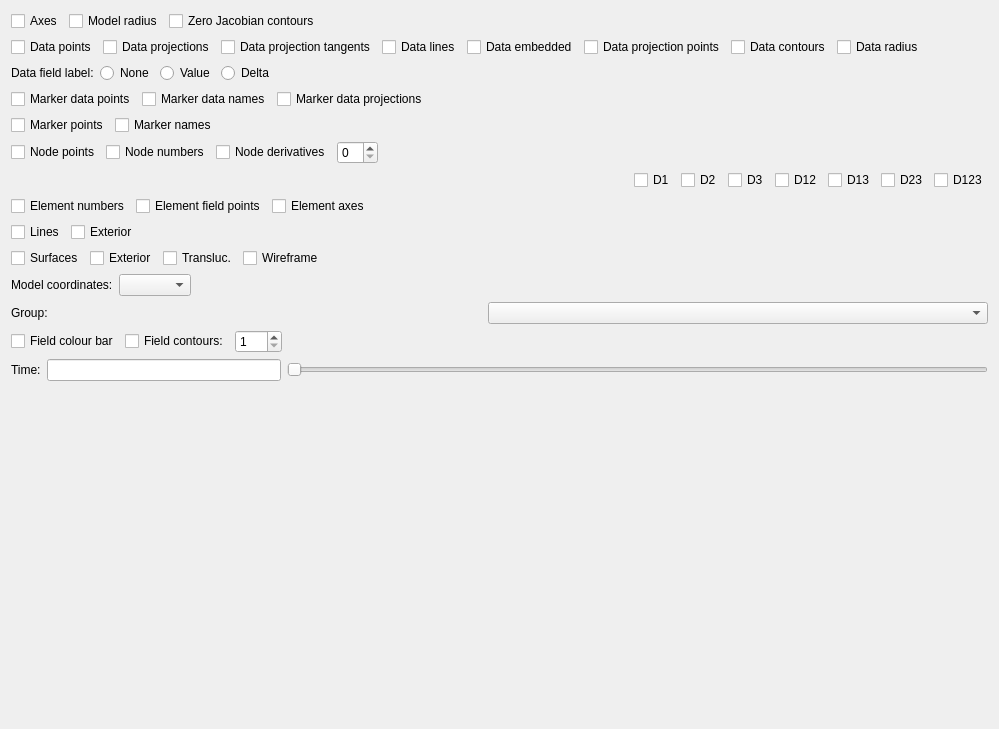
<?xml version="1.0" encoding="UTF-8"?>
<ui version="4.0">
 <class>DisplaySettings</class>
 <widget class="QWidget" name="DisplaySettings">
  <property name="geometry">
   <rect>
    <x>0</x>
    <y>0</y>
    <width>999</width>
    <height>729</height>
   </rect>
  </property>
  <property name="maximumSize">
   <size>
    <width>16777215</width>
    <height>16777215</height>
   </size>
  </property>
  <property name="windowTitle">
   <string>Display Settings</string>
  </property>
  <layout class="QVBoxLayout" name="verticalLayout_2">
   <item>
    <widget class="QFrame" name="displayMisc_frame">
     <property name="frameShape">
      <enum>QFrame::NoFrame</enum>
     </property>
     <property name="frameShadow">
      <enum>QFrame::Raised</enum>
     </property>
     <layout class="QHBoxLayout" name="horizontalLayout_8">
      <property name="leftMargin">
       <number>0</number>
      </property>
      <property name="topMargin">
       <number>0</number>
      </property>
      <property name="rightMargin">
       <number>0</number>
      </property>
      <property name="bottomMargin">
       <number>0</number>
      </property>
      <item>
       <widget class="QCheckBox" name="displayAxes_checkBox">
        <property name="text">
         <string>Axes</string>
        </property>
       </widget>
      </item>
      <item>
       <widget class="QCheckBox" name="displayModelRadius_checkBox">
        <property name="text">
         <string>Model radius</string>
        </property>
       </widget>
      </item>
      <item>
       <widget class="QCheckBox" name="displayZeroJacobianContours_checkBox">
        <property name="text">
         <string>Zero Jacobian contours</string>
        </property>
       </widget>
      </item>
      <item>
       <spacer name="displaytMisc_horizontalSpacer">
        <property name="orientation">
         <enum>Qt::Horizontal</enum>
        </property>
        <property name="sizeHint" stdset="0">
         <size>
          <width>40</width>
          <height>20</height>
         </size>
        </property>
       </spacer>
      </item>
     </layout>
    </widget>
   </item>
   <item>
    <widget class="QFrame" name="displayData_frame">
     <property name="frameShape">
      <enum>QFrame::NoFrame</enum>
     </property>
     <layout class="QVBoxLayout" name="verticalLayout">
      <property name="leftMargin">
       <number>0</number>
      </property>
      <property name="topMargin">
       <number>0</number>
      </property>
      <property name="rightMargin">
       <number>0</number>
      </property>
      <property name="bottomMargin">
       <number>0</number>
      </property>
      <item>
       <widget class="QFrame" name="displayDataPoints_frame">
        <property name="frameShape">
         <enum>QFrame::NoFrame</enum>
        </property>
        <layout class="QHBoxLayout" name="horizontalLayout">
         <property name="leftMargin">
          <number>0</number>
         </property>
         <property name="topMargin">
          <number>0</number>
         </property>
         <property name="rightMargin">
          <number>0</number>
         </property>
         <property name="bottomMargin">
          <number>0</number>
         </property>
         <item>
          <widget class="QCheckBox" name="displayDataPoints_checkBox">
           <property name="text">
            <string>Data points</string>
           </property>
          </widget>
         </item>
         <item>
          <widget class="QCheckBox" name="displayDataProjections_checkBox">
           <property name="text">
            <string>Data projections</string>
           </property>
          </widget>
         </item>
         <item>
          <widget class="QCheckBox" name="displayDataProjectionTangents_checkBox">
           <property name="text">
            <string>Data projection tangents</string>
           </property>
          </widget>
         </item>
         <item>
          <widget class="QCheckBox" name="displayDataLines_checkBox">
           <property name="text">
            <string>Data lines</string>
           </property>
          </widget>
         </item>
         <item>
          <widget class="QCheckBox" name="displayDataEmbedded_checkBox">
           <property name="toolTip">
            <string>&lt;html&gt;&lt;head/&gt;&lt;body&gt;&lt;p&gt;Show data embedded in model coordinates.&lt;/p&gt;&lt;/body&gt;&lt;/html&gt;</string>
           </property>
           <property name="text">
            <string>Data embedded</string>
           </property>
          </widget>
         </item>
         <item>
          <widget class="QCheckBox" name="displayDataProjectionPoints_checkBox">
           <property name="text">
            <string>Data projection points</string>
           </property>
          </widget>
         </item>
         <item>
          <widget class="QCheckBox" name="displayDataContours_checkBox">
           <property name="text">
            <string>Data contours</string>
           </property>
          </widget>
         </item>
         <item>
          <widget class="QCheckBox" name="displayDataRadius_checkBox">
           <property name="text">
            <string>Data radius</string>
           </property>
          </widget>
         </item>
         <item>
          <spacer name="displayDataPoints_horizontalSpacer">
           <property name="orientation">
            <enum>Qt::Horizontal</enum>
           </property>
           <property name="sizeHint" stdset="0">
            <size>
             <width>40</width>
             <height>20</height>
            </size>
           </property>
          </spacer>
         </item>
        </layout>
       </widget>
      </item>
      <item>
       <widget class="QFrame" name="displayDataField_frame">
        <property name="frameShape">
         <enum>QFrame::NoFrame</enum>
        </property>
        <property name="frameShadow">
         <enum>QFrame::Raised</enum>
        </property>
        <layout class="QHBoxLayout" name="horizontalLayout_12">
         <property name="leftMargin">
          <number>0</number>
         </property>
         <property name="topMargin">
          <number>0</number>
         </property>
         <property name="rightMargin">
          <number>0</number>
         </property>
         <property name="bottomMargin">
          <number>0</number>
         </property>
         <item>
          <widget class="QLabel" name="displayDataFieldLabels_label">
           <property name="text">
            <string>Data field label:</string>
           </property>
          </widget>
         </item>
         <item>
          <widget class="QRadioButton" name="displayDataFieldLabelsNone_radioButton">
           <property name="text">
            <string>None</string>
           </property>
          </widget>
         </item>
         <item>
          <widget class="QRadioButton" name="displayDataFieldLabelsValue_radioButton">
           <property name="text">
            <string>Value</string>
           </property>
          </widget>
         </item>
         <item>
          <widget class="QRadioButton" name="displayDataFieldLabelsDelta_radioButton">
           <property name="text">
            <string>Delta</string>
           </property>
          </widget>
         </item>
         <item>
          <spacer name="displayDataFieldLabels_horizontalSpacer">
           <property name="orientation">
            <enum>Qt::Horizontal</enum>
           </property>
           <property name="sizeHint" stdset="0">
            <size>
             <width>40</width>
             <height>20</height>
            </size>
           </property>
          </spacer>
         </item>
        </layout>
       </widget>
      </item>
      <item>
       <widget class="QFrame" name="displayDataMarkers_frame">
        <property name="frameShape">
         <enum>QFrame::NoFrame</enum>
        </property>
        <layout class="QHBoxLayout" name="horizontalLayout_7">
         <property name="leftMargin">
          <number>0</number>
         </property>
         <property name="topMargin">
          <number>0</number>
         </property>
         <property name="rightMargin">
          <number>0</number>
         </property>
         <property name="bottomMargin">
          <number>0</number>
         </property>
         <item>
          <widget class="QCheckBox" name="displayDataMarkerPoints_checkBox">
           <property name="text">
            <string>Marker data points</string>
           </property>
          </widget>
         </item>
         <item>
          <widget class="QCheckBox" name="displayDataMarkerNames_checkBox">
           <property name="text">
            <string>Marker data names</string>
           </property>
          </widget>
         </item>
         <item>
          <widget class="QCheckBox" name="displayDataMarkerProjections_checkBox">
           <property name="text">
            <string>Marker data projections</string>
           </property>
          </widget>
         </item>
         <item>
          <spacer name="displayDataMarkers_horizontalSpacer">
           <property name="orientation">
            <enum>Qt::Horizontal</enum>
           </property>
           <property name="sizeHint" stdset="0">
            <size>
             <width>520</width>
             <height>20</height>
            </size>
           </property>
          </spacer>
         </item>
        </layout>
       </widget>
      </item>
      <item>
       <widget class="QFrame" name="displayMarker_frame">
        <property name="frameShape">
         <enum>QFrame::NoFrame</enum>
        </property>
        <property name="frameShadow">
         <enum>QFrame::Raised</enum>
        </property>
        <layout class="QHBoxLayout" name="horizontalLayout_2">
         <property name="leftMargin">
          <number>0</number>
         </property>
         <property name="topMargin">
          <number>0</number>
         </property>
         <property name="rightMargin">
          <number>0</number>
         </property>
         <property name="bottomMargin">
          <number>0</number>
         </property>
         <item>
          <widget class="QCheckBox" name="displayMarkerPoints_checkBox">
           <property name="text">
            <string>Marker points</string>
           </property>
          </widget>
         </item>
         <item>
          <widget class="QCheckBox" name="displayMarkerNames_checkBox">
           <property name="text">
            <string>Marker names</string>
           </property>
          </widget>
         </item>
         <item>
          <spacer name="displayMarker_horizontalSpacer">
           <property name="orientation">
            <enum>Qt::Horizontal</enum>
           </property>
           <property name="sizeHint" stdset="0">
            <size>
             <width>750</width>
             <height>20</height>
            </size>
           </property>
          </spacer>
         </item>
        </layout>
       </widget>
      </item>
     </layout>
    </widget>
   </item>
   <item>
    <widget class="QFrame" name="displayNodes_frame">
     <property name="frameShape">
      <enum>QFrame::NoFrame</enum>
     </property>
     <property name="frameShadow">
      <enum>QFrame::Raised</enum>
     </property>
     <layout class="QHBoxLayout" name="horizontalLayout_6">
      <property name="leftMargin">
       <number>0</number>
      </property>
      <property name="topMargin">
       <number>0</number>
      </property>
      <property name="rightMargin">
       <number>0</number>
      </property>
      <property name="bottomMargin">
       <number>0</number>
      </property>
      <item>
       <widget class="QCheckBox" name="displayNodePoints_checkBox">
        <property name="text">
         <string>Node points</string>
        </property>
       </widget>
      </item>
      <item>
       <widget class="QCheckBox" name="displayNodeNumbers_checkBox">
        <property name="sizePolicy">
         <sizepolicy hsizetype="Minimum" vsizetype="Fixed">
          <horstretch>0</horstretch>
          <verstretch>0</verstretch>
         </sizepolicy>
        </property>
        <property name="text">
         <string>Node numbers</string>
        </property>
       </widget>
      </item>
      <item>
       <widget class="QCheckBox" name="displayNodeDerivatives_checkBox">
        <property name="sizePolicy">
         <sizepolicy hsizetype="Minimum" vsizetype="Fixed">
          <horstretch>0</horstretch>
          <verstretch>0</verstretch>
         </sizepolicy>
        </property>
        <property name="toolTip">
         <string>&lt;html&gt;&lt;head/&gt;&lt;body&gt;&lt;p&gt;Show node derivatives on:&lt;br/&gt;[ ] None&lt;br/&gt;[-] Selected nodes&lt;br/&gt;[/] All nodes&lt;/p&gt;&lt;/body&gt;&lt;/html&gt;</string>
        </property>
        <property name="text">
         <string>Node derivatives</string>
        </property>
        <property name="tristate">
         <bool>true</bool>
        </property>
       </widget>
      </item>
      <item>
       <widget class="QSpinBox" name="displayNodeDerivativesVersion_spinBox">
        <property name="toolTip">
         <string>&lt;html&gt;&lt;head/&gt;&lt;body&gt;&lt;p&gt;Show specified node derivative version, or 0 to show all versions.&lt;/p&gt;&lt;/body&gt;&lt;/html&gt;</string>
        </property>
       </widget>
      </item>
      <item>
       <spacer name="displayNodes_horizontalSpacer">
        <property name="orientation">
         <enum>Qt::Horizontal</enum>
        </property>
        <property name="sizeHint" stdset="0">
         <size>
          <width>40</width>
          <height>20</height>
         </size>
        </property>
       </spacer>
      </item>
     </layout>
    </widget>
   </item>
   <item>
    <widget class="QFrame" name="displayNodeDerivativeLabels_frame">
     <property name="frameShape">
      <enum>QFrame::NoFrame</enum>
     </property>
     <layout class="QGridLayout" name="gridLayout">
      <property name="leftMargin">
       <number>0</number>
      </property>
      <property name="topMargin">
       <number>0</number>
      </property>
      <property name="rightMargin">
       <number>0</number>
      </property>
      <property name="bottomMargin">
       <number>0</number>
      </property>
      <item row="0" column="0">
       <spacer name="displayNodeDerivativeLabels_horizontalSpacer">
        <property name="orientation">
         <enum>Qt::Horizontal</enum>
        </property>
        <property name="sizeHint" stdset="0">
         <size>
          <width>40</width>
          <height>20</height>
         </size>
        </property>
       </spacer>
      </item>
      <item row="0" column="1">
       <widget class="QCheckBox" name="displayNodeDerivativeLabelsD1_checkBox">
        <property name="sizePolicy">
         <sizepolicy hsizetype="Minimum" vsizetype="Fixed">
          <horstretch>0</horstretch>
          <verstretch>0</verstretch>
         </sizepolicy>
        </property>
        <property name="text">
         <string>D1</string>
        </property>
       </widget>
      </item>
      <item row="0" column="2">
       <widget class="QCheckBox" name="displayNodeDerivativeLabelsD2_checkBox">
        <property name="sizePolicy">
         <sizepolicy hsizetype="Minimum" vsizetype="Fixed">
          <horstretch>0</horstretch>
          <verstretch>0</verstretch>
         </sizepolicy>
        </property>
        <property name="text">
         <string>D2</string>
        </property>
       </widget>
      </item>
      <item row="0" column="3">
       <widget class="QCheckBox" name="displayNodeDerivativeLabelsD3_checkBox">
        <property name="sizePolicy">
         <sizepolicy hsizetype="Minimum" vsizetype="Fixed">
          <horstretch>0</horstretch>
          <verstretch>0</verstretch>
         </sizepolicy>
        </property>
        <property name="text">
         <string>D3</string>
        </property>
       </widget>
      </item>
      <item row="0" column="4">
       <widget class="QCheckBox" name="displayNodeDerivativeLabelsD12_checkBox">
        <property name="sizePolicy">
         <sizepolicy hsizetype="Minimum" vsizetype="Fixed">
          <horstretch>0</horstretch>
          <verstretch>0</verstretch>
         </sizepolicy>
        </property>
        <property name="text">
         <string>D12</string>
        </property>
       </widget>
      </item>
      <item row="0" column="5">
       <widget class="QCheckBox" name="displayNodeDerivativeLabelsD13_checkBox">
        <property name="sizePolicy">
         <sizepolicy hsizetype="Minimum" vsizetype="Fixed">
          <horstretch>0</horstretch>
          <verstretch>0</verstretch>
         </sizepolicy>
        </property>
        <property name="text">
         <string>D13</string>
        </property>
       </widget>
      </item>
      <item row="0" column="6">
       <widget class="QCheckBox" name="displayNodeDerivativeLabelsD23_checkBox">
        <property name="sizePolicy">
         <sizepolicy hsizetype="Minimum" vsizetype="Fixed">
          <horstretch>0</horstretch>
          <verstretch>0</verstretch>
         </sizepolicy>
        </property>
        <property name="text">
         <string>D23</string>
        </property>
       </widget>
      </item>
      <item row="0" column="7">
       <widget class="QCheckBox" name="displayNodeDerivativeLabelsD123_checkBox">
        <property name="sizePolicy">
         <sizepolicy hsizetype="Minimum" vsizetype="Fixed">
          <horstretch>0</horstretch>
          <verstretch>0</verstretch>
         </sizepolicy>
        </property>
        <property name="text">
         <string>D123</string>
        </property>
       </widget>
      </item>
     </layout>
    </widget>
   </item>
   <item>
    <widget class="QFrame" name="displayElements_frame">
     <property name="frameShape">
      <enum>QFrame::NoFrame</enum>
     </property>
     <property name="frameShadow">
      <enum>QFrame::Raised</enum>
     </property>
     <layout class="QHBoxLayout" name="horizontalLayout_4">
      <property name="leftMargin">
       <number>0</number>
      </property>
      <property name="topMargin">
       <number>0</number>
      </property>
      <property name="rightMargin">
       <number>0</number>
      </property>
      <property name="bottomMargin">
       <number>0</number>
      </property>
      <item>
       <widget class="QCheckBox" name="displayElementNumbers_checkBox">
        <property name="text">
         <string>Element numbers</string>
        </property>
       </widget>
      </item>
      <item>
       <widget class="QCheckBox" name="displayElementFieldPoints_checkBox">
        <property name="text">
         <string>Element field points</string>
        </property>
       </widget>
      </item>
      <item>
       <widget class="QCheckBox" name="displayElementAxes_checkBox">
        <property name="sizePolicy">
         <sizepolicy hsizetype="Minimum" vsizetype="Fixed">
          <horstretch>0</horstretch>
          <verstretch>0</verstretch>
         </sizepolicy>
        </property>
        <property name="text">
         <string>Element axes</string>
        </property>
       </widget>
      </item>
      <item>
       <spacer name="displayElements_horizontalSpacer">
        <property name="orientation">
         <enum>Qt::Horizontal</enum>
        </property>
        <property name="sizeHint" stdset="0">
         <size>
          <width>40</width>
          <height>20</height>
         </size>
        </property>
       </spacer>
      </item>
     </layout>
    </widget>
   </item>
   <item>
    <widget class="QFrame" name="displayLines_frame">
     <property name="frameShape">
      <enum>QFrame::NoFrame</enum>
     </property>
     <property name="frameShadow">
      <enum>QFrame::Raised</enum>
     </property>
     <layout class="QHBoxLayout" name="horizontalLayout_5">
      <property name="leftMargin">
       <number>0</number>
      </property>
      <property name="topMargin">
       <number>0</number>
      </property>
      <property name="rightMargin">
       <number>0</number>
      </property>
      <property name="bottomMargin">
       <number>0</number>
      </property>
      <item>
       <widget class="QCheckBox" name="displayLines_checkBox">
        <property name="text">
         <string>Lines</string>
        </property>
       </widget>
      </item>
      <item>
       <widget class="QCheckBox" name="displayLinesExterior_checkBox">
        <property name="sizePolicy">
         <sizepolicy hsizetype="Minimum" vsizetype="Fixed">
          <horstretch>0</horstretch>
          <verstretch>0</verstretch>
         </sizepolicy>
        </property>
        <property name="text">
         <string>Exterior</string>
        </property>
       </widget>
      </item>
      <item>
       <spacer name="displayLines_horizontalSpacer">
        <property name="orientation">
         <enum>Qt::Horizontal</enum>
        </property>
        <property name="sizeHint" stdset="0">
         <size>
          <width>40</width>
          <height>20</height>
         </size>
        </property>
       </spacer>
      </item>
     </layout>
    </widget>
   </item>
   <item>
    <widget class="QFrame" name="displaySurfaces_frame">
     <property name="frameShape">
      <enum>QFrame::NoFrame</enum>
     </property>
     <property name="frameShadow">
      <enum>QFrame::Raised</enum>
     </property>
     <layout class="QHBoxLayout" name="horizontalLayout_3">
      <property name="leftMargin">
       <number>0</number>
      </property>
      <property name="topMargin">
       <number>0</number>
      </property>
      <property name="rightMargin">
       <number>0</number>
      </property>
      <property name="bottomMargin">
       <number>0</number>
      </property>
      <item>
       <widget class="QCheckBox" name="displaySurfaces_checkBox">
        <property name="text">
         <string>Surfaces</string>
        </property>
       </widget>
      </item>
      <item>
       <widget class="QCheckBox" name="displaySurfacesExterior_checkBox">
        <property name="sizePolicy">
         <sizepolicy hsizetype="Minimum" vsizetype="Fixed">
          <horstretch>0</horstretch>
          <verstretch>0</verstretch>
         </sizepolicy>
        </property>
        <property name="text">
         <string>Exterior</string>
        </property>
       </widget>
      </item>
      <item>
       <widget class="QCheckBox" name="displaySurfacesTranslucent_checkBox">
        <property name="sizePolicy">
         <sizepolicy hsizetype="Minimum" vsizetype="Fixed">
          <horstretch>0</horstretch>
          <verstretch>0</verstretch>
         </sizepolicy>
        </property>
        <property name="text">
         <string>Transluc.</string>
        </property>
       </widget>
      </item>
      <item>
       <widget class="QCheckBox" name="displaySurfacesWireframe_checkBox">
        <property name="sizePolicy">
         <sizepolicy hsizetype="Minimum" vsizetype="Fixed">
          <horstretch>0</horstretch>
          <verstretch>0</verstretch>
         </sizepolicy>
        </property>
        <property name="text">
         <string>Wireframe</string>
        </property>
       </widget>
      </item>
      <item>
       <spacer name="displaySurfaces_horizontalSpacer">
        <property name="orientation">
         <enum>Qt::Horizontal</enum>
        </property>
        <property name="sizeHint" stdset="0">
         <size>
          <width>40</width>
          <height>20</height>
         </size>
        </property>
       </spacer>
      </item>
     </layout>
    </widget>
   </item>
   <item>
    <widget class="QFrame" name="displayModelCoordinates_frame">
     <property name="frameShape">
      <enum>QFrame::NoFrame</enum>
     </property>
     <layout class="QFormLayout" name="formLayout_3">
      <property name="fieldGrowthPolicy">
       <enum>QFormLayout::FieldsStayAtSizeHint</enum>
      </property>
      <property name="leftMargin">
       <number>0</number>
      </property>
      <property name="topMargin">
       <number>0</number>
      </property>
      <property name="rightMargin">
       <number>0</number>
      </property>
      <property name="bottomMargin">
       <number>0</number>
      </property>
      <item row="0" column="0">
       <widget class="QLabel" name="displayModelCoordinates_label">
        <property name="text">
         <string>Model coordinates:</string>
        </property>
       </widget>
      </item>
      <item row="0" column="1">
       <widget class="FieldChooserWidget" name="displayModelCoordinates_fieldChooser"/>
      </item>
     </layout>
    </widget>
   </item>
   <item>
    <widget class="QFrame" name="displayGroup_frame">
     <property name="frameShape">
      <enum>QFrame::NoFrame</enum>
     </property>
     <property name="frameShadow">
      <enum>QFrame::Raised</enum>
     </property>
     <layout class="QHBoxLayout" name="horizontalLayout_9">
      <property name="leftMargin">
       <number>0</number>
      </property>
      <property name="topMargin">
       <number>0</number>
      </property>
      <property name="rightMargin">
       <number>0</number>
      </property>
      <property name="bottomMargin">
       <number>0</number>
      </property>
      <item>
       <widget class="QLabel" name="displayGroup_label">
        <property name="text">
         <string>Group:</string>
        </property>
       </widget>
      </item>
      <item>
       <widget class="FieldChooserWidget" name="displayGroup_fieldChooser">
        <property name="sizePolicy">
         <sizepolicy hsizetype="Expanding" vsizetype="Preferred">
          <horstretch>0</horstretch>
          <verstretch>0</verstretch>
         </sizepolicy>
        </property>
        <property name="minimumSize">
         <size>
          <width>0</width>
          <height>0</height>
         </size>
        </property>
        <property name="maximumSize">
         <size>
          <width>500</width>
          <height>16777215</height>
         </size>
        </property>
        <property name="toolTip">
         <string>&lt;html&gt;&lt;head/&gt;&lt;body&gt;&lt;p&gt;Optional group to limit display of model and data to.&lt;/p&gt;&lt;/body&gt;&lt;/html&gt;</string>
        </property>
       </widget>
      </item>
     </layout>
    </widget>
   </item>
   <item>
    <widget class="QFrame" name="displayField_frame">
     <property name="frameShape">
      <enum>QFrame::NoFrame</enum>
     </property>
     <property name="frameShadow">
      <enum>QFrame::Raised</enum>
     </property>
     <layout class="QHBoxLayout" name="horizontalLayout_11">
      <property name="leftMargin">
       <number>0</number>
      </property>
      <property name="topMargin">
       <number>0</number>
      </property>
      <property name="rightMargin">
       <number>0</number>
      </property>
      <property name="bottomMargin">
       <number>0</number>
      </property>
      <item>
       <widget class="QCheckBox" name="displayFieldColourBar_checkBox">
        <property name="text">
         <string>Field colour bar</string>
        </property>
       </widget>
      </item>
      <item>
       <widget class="QCheckBox" name="displayFieldContours_checkBox">
        <property name="text">
         <string>Field contours:</string>
        </property>
       </widget>
      </item>
      <item>
       <widget class="QSpinBox" name="displayFieldContoursCount_spinBox">
        <property name="minimum">
         <number>1</number>
        </property>
        <property name="maximum">
         <number>100</number>
        </property>
       </widget>
      </item>
      <item>
       <spacer name="displayFieldContours_horizontalSpacer">
        <property name="orientation">
         <enum>Qt::Horizontal</enum>
        </property>
        <property name="sizeHint" stdset="0">
         <size>
          <width>40</width>
          <height>20</height>
         </size>
        </property>
       </spacer>
      </item>
     </layout>
    </widget>
   </item>
   <item>
    <widget class="QFrame" name="displayTime_frame">
     <property name="frameShape">
      <enum>QFrame::NoFrame</enum>
     </property>
     <property name="frameShadow">
      <enum>QFrame::Raised</enum>
     </property>
     <layout class="QHBoxLayout" name="horizontalLayout_13">
      <property name="leftMargin">
       <number>0</number>
      </property>
      <property name="topMargin">
       <number>0</number>
      </property>
      <property name="rightMargin">
       <number>0</number>
      </property>
      <property name="bottomMargin">
       <number>0</number>
      </property>
      <item>
       <widget class="QLabel" name="displayTime_label">
        <property name="text">
         <string>Time:</string>
        </property>
       </widget>
      </item>
      <item>
       <widget class="QLineEdit" name="displayTime_lineEdit">
        <property name="sizePolicy">
         <sizepolicy hsizetype="Expanding" vsizetype="Fixed">
          <horstretch>1</horstretch>
          <verstretch>0</verstretch>
         </sizepolicy>
        </property>
       </widget>
      </item>
      <item>
       <widget class="QSlider" name="displayTime_horizontalSlider">
        <property name="sizePolicy">
         <sizepolicy hsizetype="Expanding" vsizetype="Fixed">
          <horstretch>3</horstretch>
          <verstretch>0</verstretch>
         </sizepolicy>
        </property>
        <property name="orientation">
         <enum>Qt::Horizontal</enum>
        </property>
        <property name="tickPosition">
         <enum>QSlider::NoTicks</enum>
        </property>
       </widget>
      </item>
     </layout>
    </widget>
   </item>
   <item>
    <spacer name="verticalSpacer">
     <property name="orientation">
      <enum>Qt::Vertical</enum>
     </property>
     <property name="sizeHint" stdset="0">
      <size>
       <width>20</width>
       <height>40</height>
      </size>
     </property>
    </spacer>
   </item>
  </layout>
 </widget>
 <customwidgets>
  <customwidget>
   <class>FieldChooserWidget</class>
   <extends>QComboBox</extends>
   <header>cmlibs/widgets/fieldchooserwidget.h</header>
  </customwidget>
 </customwidgets>
 <resources/>
 <connections/>
</ui>
